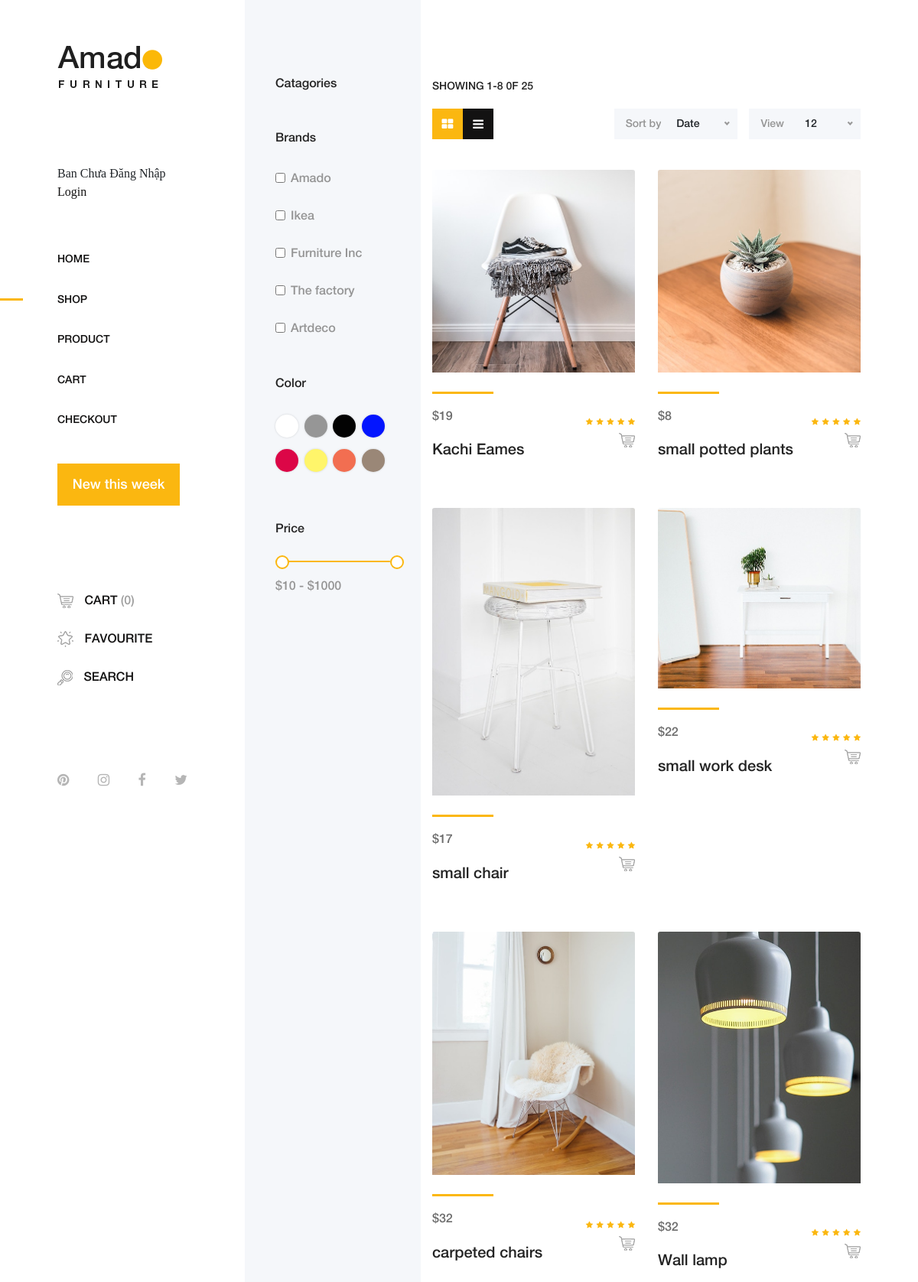
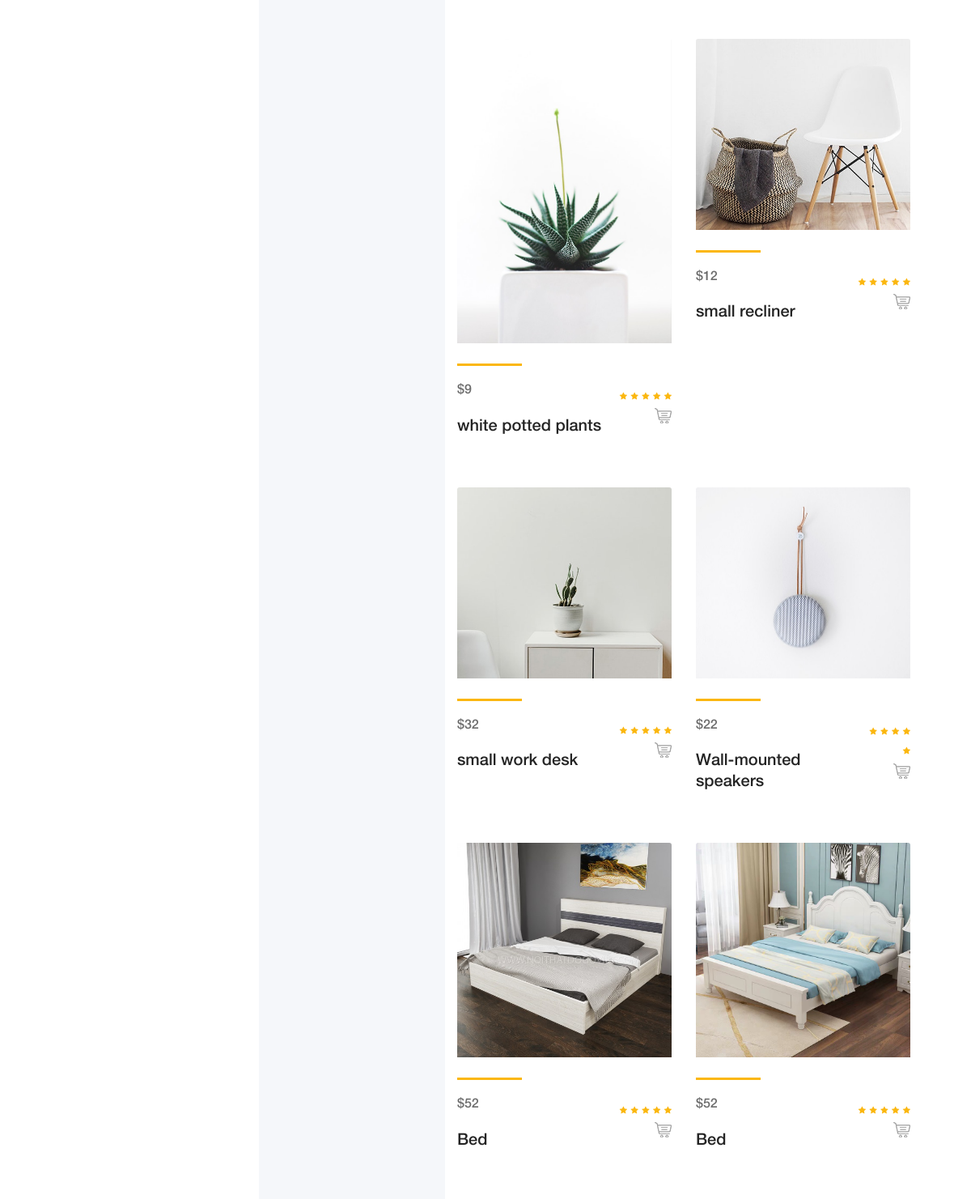
Screenshot of /search.php (upper part) with the database file from the repository (2 pictures, top to bottom).
### tables this page shows
CREATE TABLE IF NOT EXISTS `products` (
  `id` int(11) NOT NULL AUTO_INCREMENT,
  `product_name` text NOT NULL,
  `product_price` decimal(10,0) NOT NULL,
  `product_img` text NOT NULL,
  `product_description` text NOT NULL,
  `created_at` date DEFAULT NULL,
  PRIMARY KEY (`id`)
);

### app/models/Db.php (called while the page is built, shortened)
<?php
class Db
{
    public static $connection = NULL;
    public function __construct()
    {
        if(!self::$connection) {
            self::$connection = new mysqli(DB_HOST, DB_USER, DB_PASS, DB_NAME,DB_PORT);
            self::$connection->set_charset('utf8mb4');
        }
        return self::$connection;
    }
    public function select($sql)
    {
        $sql->execute();
        $items = $sql->get_result()->fetch_all(MYSQLI_ASSOC);
        return $items;
    }
}

### app/models/ProductModel.php (called while the page is built, shortened)
<?php
class ProductModel extends Db
{
    public function searchProducts($keyword)
    {
        $sql = parent::$connection->prepare("SELECT * FROM products WHERE product_name LIKE ?");
        $search = "%{$keyword}%";
        $sql->bind_param('s', $search);
        return parent::select($sql);
    }
}

### search.php (the view, shortened to what this page needs)
<?php
$q = $_GET['q'];
$productModel = new ProductModel();
$productList = $productModel->searchProducts($q);
?>
<!DOCTYPE html>
<html lang="en">
<head>
    <link rel="stylesheet" href="css/core-style.css">
    <link rel="stylesheet" href="style.css">
</head>
<body>
    <div class="main-content-wrapper d-flex clearfix">
        <header class="header-area clearfix">
            <div class="logo">
                <a href="index.php"><img src="img/core-img/logo.png" alt=""></a>
            </div>
            <div class="dangnhap">
                <?php
                if (isset($_SESSION['username']) && $_SESSION['username']) { ?>
                    <li class="active">Xin Chào <?php echo $_SESSION['username'] ?></li>
                    <a href="logout.php">
                        <li>Logout</li>
                    </a>
                <?php
                } else { ?>
                    <li>Ban Chưa Đăng Nhập</li>
                    <a href="login.php">
                        <li>Login</li>
                    </a>
                <?php
                }
                ?>
            </div>
            <nav class="amado-nav">
                <ul>
                    <li><a href="index.php">Home</a></li>
                    <li class="active"><a href="shop.php">Shop</a></li>
                    <li><a href="product-details.php">Product</a></li>
                    <li><a href="cart.php">Cart</a></li>
                    <li><a href="checkout.php">Checkout</a></li>
                </ul>
            </nav>
            <div class="amado-btn-group mt-30 mb-100">
                <a href="created_at.php" class="btn amado-btn mb-15">New this week</a>
            </div>
            <div class="cart-fav-search mb-100">
                <a href="cart.php" class="cart-nav"><img src="img/core-img/cart.png" alt=""> Cart <span>(0)</span></a>
                <a href="favourite.php" class="fav-nav"><img src="img/core-img/favorites.png" alt=""> Favourite</a>
                <a href="search.php" class="search-nav"><img src="img/core-img/search.png" alt=""> Search</a>
            </div>
            <div class="social-info d-flex justify-content-between">
                <a href="https://www.pinterest.com/"><i class="fa fa-pinterest" aria-hidden="true"></i></a>
                <a href="https://www.instagram.com/"><i class="fa fa-instagram" aria-hidden="true"></i></a>
                <a href="https://www.facebook.com/"><i class="fa fa-facebook" aria-hidden="true"></i></a>
                <a href="https://twitter.com/"><i class="fa fa-twitter" aria-hidden="true"></i></a>
            </div>
        </header>
        <div class="shop_sidebar_area">
            <div class="widget catagory mb-50">
                <h6 class="widget-title mb-30">Catagories</h6>
            </div>
            <div class="widget brands mb-50">
                <h6 class="widget-title mb-30">Brands</h6>
                <div class="widget-desc">
                    <div class="form-check">
                        <input class="form-check-input" type="checkbox" value="" id="amado">
                        <label class="form-check-label" for="amado">Amado</label>
                    </div>
                    <div class="form-check">
                        <input class="form-check-input" type="checkbox" value="" id="ikea">
                        <label class="form-check-label" for="ikea">Ikea</label>
                    </div>
                    <div class="form-check">
                        <input class="form-check-input" type="checkbox" value="" id="furniture">
                        <label class="form-check-label" for="furniture">Furniture Inc</label>
                    </div>
                    <div class="form-check">
                        <input class="form-check-input" type="checkbox" value="" id="factory">
                        <label class="form-check-label" for="factory">The factory</label>
                    </div>
                    <div class="form-check">
                        <input class="form-check-input" type="checkbox" value="" id="artdeco">
                        <label class="form-check-label" for="artdeco">Artdeco</label>
                    </div>
                </div>
            </div>
            <div class="widget color mb-50">
                <h6 class="widget-title mb-30">Color</h6>
                <div class="widget-desc">
                    <ul class="d-flex">
                        <li><a href="#" class="color1"></a></li>
                        <li><a href="#" class="color2"></a></li>
                        <li><a href="#" class="color3"></a></li>
                        <li><a href="#" class="color4"></a></li>
                        <li><a href="#" class="color5"></a></li>
                        <li><a href="#" class="color6"></a></li>
                        <li><a href="#" class="color7"></a></li>
                        <li><a href="#" class="color8"></a></li>
                    </ul>
                </div>
            </div>
            <div class="widget price mb-50">
                <h6 class="widget-title mb-30">Price</h6>
                <div class="widget-desc">
                    <div class="slider-range">
                        <div data-min="10" data-max="1000" data-unit="$" class="slider-range-price ui-slider ui-slider-horizontal ui-widget ui-widget-content ui-corner-all" data-value-min="10" data-value-max="1000" data-label-result="">
                            <span class="ui-slider-handle ui-state-default ui-corner-all" tabindex="0"></span>
                            <span class="ui-slider-handle ui-state-default ui-corner-all" tabindex="0"></span>
                        </div>
                        <div class="range-price">$10 - $1000</div>
                    </div>
                </div>
            </div>
        </div>
        <div class="amado_product_area section-padding-100">
            <div class="container-fluid">
                <div class="row">
                    <div class="col-12">
                        <div class="product-topbar d-xl-flex align-items-end justify-content-between">
                            <div class="total-products">
                                <p>Showing 1-8 0f 25</p>
                                <div class="view d-flex">
                                    <a href="#"><i class="fa fa-th-large" aria-hidden="true"></i></a>
                                    <a href="#"><i class="fa fa-bars" aria-hidden="true"></i></a>
                                </div>
                            </div>
                            <div class="product-sorting d-flex">
                                <div class="sort-by-date d-flex align-items-center mr-15">
                                    <p>Sort by</p>
                                    <form action="#" method="get">
                                    </form>
                                </div>
                                <div class="view-product d-flex align-items-center">
                                    <p>View</p>
                                    <form action="#" method="get">
                                    </form>
                                </div>
                            </div>
                        </div>
                    </div>
                </div>
                <div class="row">
                    <?php
                    foreach ($productList as $item) {
                    ?>
                        <div class="col-12 col-sm-6 col-md-12 col-xl-6">
                            <div class="single-product-wrapper">
                                <div class="product-img">
                                    <a href="product-detailsID.php?idProduct=<?php echo $item['id']; ?>">
                                        <img src="img/bg-img/<?php echo $item['product_img'] ?>" class="card-img-top" alt="...">
                                    </a>
                                </div>
                                <div class="product-description d-flex align-items-center justify-content-between">
                                    <div class="product-meta-data">
                                        <div class="line"></div>
                                        <p class="card-text">$<?php echo $item['product_price'] ?></p>
                                        <a href="product-details.html">
                                            <h5 class="card-title"><?php echo $item['product_name'] ?></h5>
                                        </a>
                                    </div>
                                    <div class="ratings-cart text-right">
                                        <div class="ratings">
                                            <i class="fa fa-star" aria-hidden="true"></i>
                                            <i class="fa fa-star" aria-hidden="true"></i>
                                            <i class="fa fa-star" aria-hidden="true"></i>
                                            <i class="fa fa-star" aria-hidden="true"></i>
                                            <i class="fa fa-star" aria-hidden="true"></i>
                                        </div>
                                        <div class="cart">
                                            <a href="cart.php" data-toggle="tooltip" data-placement="left" title="Add to Cart"><img src="img/core-img/cart.png" alt=""></a>
                                        </div>
                                    </div>
                                </div>
                            </div>
                        </div>
                    <?php
                    }
                    ?>
                </div>
            </div>
        </div>
    </div>
</body>
</html>

### search.php (style rules this page uses)
.dangnhap li { list-style: none; }
.dangnhap { margin-bottom: 50px; font-family: Georgia, Times, 'Times New Roman', serif; }
.dangnhap a { font-size: 1rem; }
.logo { margin-bottom: 50px; }

### rows the page displays
products: product_img (picture), product_price "19", product_name "Kachi Eames"
products: product_img (picture), product_price "8", product_name "small potted plants"
products: product_img (picture), product_price "17", product_name "small chair"
products: product_img (picture), product_price "22", product_name "small work desk"
products: product_img (picture), product_price "32", product_name "carpeted chairs"
products: product_img (picture), product_price "32", product_name "Wall lamp"
products: product_img (picture), product_price "9", product_name "white potted plants"
products: product_img (picture), product_price "12", product_name "small recliner"
products: product_img (picture), product_price "32", product_name "small work desk"
products: product_img (picture), product_price "22", product_name "Wall-mounted speakers"
products: product_img (picture), product_price "52", product_name "Bed"
products: product_img (picture), product_price "52", product_name "Bed"
